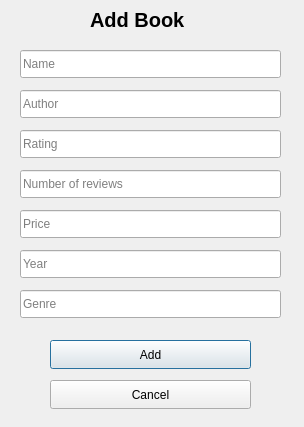
<?xml version="1.0" encoding="UTF-8"?>
<ui version="4.0">
 <class>AddRowDialog</class>
 <widget class="QDialog" name="AddRowDialog">
  <property name="geometry">
   <rect>
    <x>0</x>
    <y>0</y>
    <width>304</width>
    <height>427</height>
   </rect>
  </property>
  <property name="windowTitle">
   <string>Dialog</string>
  </property>
  <widget class="QLineEdit" name="IDLineEdit">
   <property name="geometry">
    <rect>
     <x>20</x>
     <y>50</y>
     <width>261</width>
     <height>28</height>
    </rect>
   </property>
   <property name="placeholderText">
    <string>Name</string>
   </property>
  </widget>
  <widget class="QLineEdit" name="PClassLineEdit">
   <property name="geometry">
    <rect>
     <x>20</x>
     <y>90</y>
     <width>261</width>
     <height>28</height>
    </rect>
   </property>
   <property name="text">
    <string/>
   </property>
   <property name="placeholderText">
    <string>Author</string>
   </property>
  </widget>
  <widget class="QLineEdit" name="survivedLineEdit">
   <property name="geometry">
    <rect>
     <x>20</x>
     <y>130</y>
     <width>261</width>
     <height>28</height>
    </rect>
   </property>
   <property name="text">
    <string/>
   </property>
   <property name="placeholderText">
    <string>Rating</string>
   </property>
  </widget>
  <widget class="QLineEdit" name="nameLineEdit">
   <property name="geometry">
    <rect>
     <x>20</x>
     <y>170</y>
     <width>261</width>
     <height>28</height>
    </rect>
   </property>
   <property name="text">
    <string/>
   </property>
   <property name="placeholderText">
    <string>Number of reviews</string>
   </property>
  </widget>
  <widget class="QLineEdit" name="ageLineEdit">
   <property name="geometry">
    <rect>
     <x>20</x>
     <y>250</y>
     <width>261</width>
     <height>28</height>
    </rect>
   </property>
   <property name="text">
    <string/>
   </property>
   <property name="placeholderText">
    <string>Year</string>
   </property>
  </widget>
  <widget class="QLineEdit" name="sexLineEdit">
   <property name="geometry">
    <rect>
     <x>20</x>
     <y>210</y>
     <width>261</width>
     <height>28</height>
    </rect>
   </property>
   <property name="text">
    <string/>
   </property>
   <property name="placeholderText">
    <string>Price</string>
   </property>
  </widget>
  <widget class="QLineEdit" name="lineEdit">
   <property name="geometry">
    <rect>
     <x>20</x>
     <y>290</y>
     <width>261</width>
     <height>28</height>
    </rect>
   </property>
   <property name="text">
    <string/>
   </property>
   <property name="placeholderText">
    <string>Genre</string>
   </property>
  </widget>
  <widget class="QPushButton" name="okButton">
   <property name="geometry">
    <rect>
     <x>50</x>
     <y>340</y>
     <width>201</width>
     <height>29</height>
    </rect>
   </property>
   <property name="text">
    <string>Add</string>
   </property>
  </widget>
  <widget class="QPushButton" name="cancelButton">
   <property name="geometry">
    <rect>
     <x>50</x>
     <y>380</y>
     <width>201</width>
     <height>29</height>
    </rect>
   </property>
   <property name="text">
    <string>Cancel</string>
   </property>
  </widget>
  <widget class="QLabel" name="label">
   <property name="geometry">
    <rect>
     <x>90</x>
     <y>10</y>
     <width>121</width>
     <height>20</height>
    </rect>
   </property>
   <property name="maximumSize">
    <size>
     <width>100000</width>
     <height>100000</height>
    </size>
   </property>
   <property name="font">
    <font>
     <pointsize>15</pointsize>
     <bold>true</bold>
    </font>
   </property>
   <property name="text">
    <string>Add Book</string>
   </property>
  </widget>
 </widget>
 <resources/>
 <connections/>
</ui>
